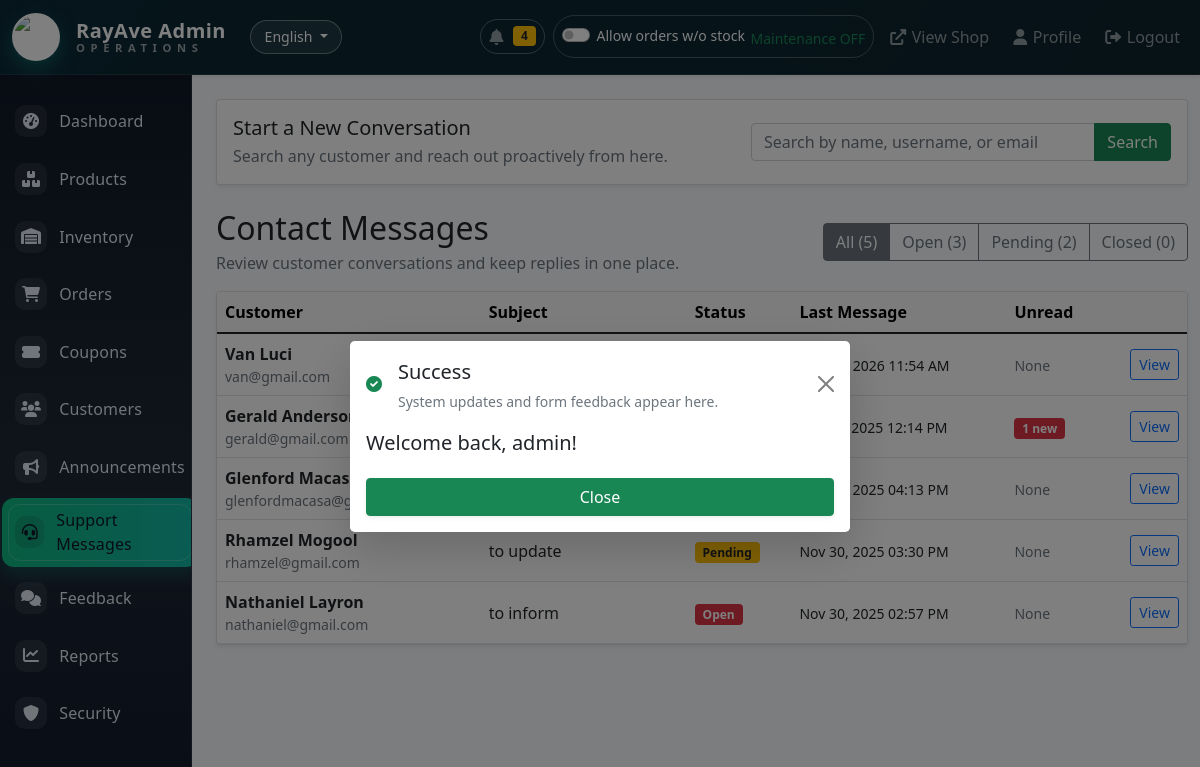
Screenshot of /admin/contact-messages.php (signed in) with the database file from the repository.
### tables this page shows
CREATE TABLE `shipping_settings` (
  `id` tinyint unsigned NOT NULL,
  `per_km_rate` decimal(10,2) NOT NULL DEFAULT '10.00',
  `per_mile_rate` decimal(10,2) NOT NULL DEFAULT '16.09',
  `base_fee` decimal(10,2) NOT NULL DEFAULT '0.00',
  `minimum_fee` decimal(10,2) NOT NULL DEFAULT '0.00',
  `zone_roxas_fee` decimal(10,2) NOT NULL DEFAULT '0.00',
  `zone_oriental_fee` decimal(10,2) NOT NULL DEFAULT '0.00',
  `zone_out_province_fee` decimal(10,2) NOT NULL DEFAULT '0.00',
  `calculation_unit` enum('km','mile') NOT NULL DEFAULT 'km',
  `google_maps_api_key` varchar(255) DEFAULT NULL,
  `allow_out_of_stock_orders` tinyint(1) NOT NULL DEFAULT '0',
  `updated_by` int unsigned DEFAULT NULL,
  `updated_at` timestamp NULL DEFAULT CURRENT_TIMESTAMP ON UPDATE CURRENT_TIMESTAMP,
  PRIMARY KEY (`id`)
);

CREATE TABLE `contact_threads` (
  `id` int NOT NULL AUTO_INCREMENT,
  `user_id` int DEFAULT NULL,
  `name` varchar(255) NOT NULL,
  `email` varchar(255) NOT NULL,
  `subject` varchar(255) NOT NULL,
  `status` enum('open','pending','closed') NOT NULL DEFAULT 'open',
  `last_message_at` timestamp NULL DEFAULT CURRENT_TIMESTAMP,
  `created_at` timestamp NULL DEFAULT CURRENT_TIMESTAMP,
  `updated_at` timestamp NULL DEFAULT CURRENT_TIMESTAMP ON UPDATE CURRENT_TIMESTAMP,
  PRIMARY KEY (`id`),
  KEY `idx_user` (`user_id`),
  KEY `idx_status` (`status`),
  CONSTRAINT `fk_contact_thread_user` FOREIGN KEY (`user_id`) REFERENCES `users` (`id`) ON DELETE SET NULL
);

### admin/contact-messages.php (the view, shortened to what the rows shown need)
<?php
require_once '../includes/config.php';
require_once '../includes/functions.php';
$statusFilter = $_GET['status'] ?? 'all';
$threads = $statusFilter === 'all' ? getContactThreads() : getContactThreads($statusFilter);
include 'includes/header.php';
?>
<div class="d-flex justify-content-between align-items-center mt-4 mb-3">
    <div>
        <h2 class="mb-1">Contact Messages</h2>
    </div>
</div>
<div class="card shadow-sm">
    <div class="card-body p-0">
        <div class="table-responsive">
            <table class="table align-middle mb-0">
                <thead class="table-light">
                    <tr>
                        <th>Customer</th>
                        <th>Subject</th>
                        <th>Status</th>
                        <th>Last Message</th>
                        <th>Unread</th>
                        <th></th>
                    </tr>
                </thead>
                <tbody>
                    <?php if (empty($threads)): ?>
                        <tr>
                            <td colspan="6" class="text-center py-4 text-muted">
                                No conversations found for this filter.
                            </td>
                        </tr>
                    <?php else: ?>
                        <?php foreach ($threads as $thread): ?>
                            <tr>
                                <td>
                                    <strong><?php echo htmlspecialchars($thread['name']); ?></strong>
                                    <div class="small text-muted"><?php echo htmlspecialchars($thread['email']); ?></div>
                                </td>
                                <td><?php echo htmlspecialchars($thread['subject']); ?></td>
                                <td>
                                    <span
                                        class="badge bg-<?php
                                        echo $thread['status'] === 'open' ? 'danger' : ($thread['status'] === 'pending' ? 'warning text-dark' : 'success'); ?>">
                                        <?php echo ucfirst($thread['status']); ?>
                                    </span>
                                </td>
                                <td>
                                    <small><?php echo $thread['last_message_at'] ? date('M d, Y h:i A', strtotime($thread['last_message_at'])) : '—'; ?></small>
                                </td>
                                <td>
                                    <?php if ((int) $thread['unread_for_admin'] > 0): ?>
                                        <span class="badge bg-danger"><?php echo (int) $thread['unread_for_admin']; ?> new</span>
                                    <?php else: ?>
                                        <span class="text-muted small">None</span>
                                    <?php endif; ?>
                                </td>
                                <td class="text-end">
                                    <a href="contact-message-view.php?id=<?php echo $thread['id']; ?>"
                                        class="btn btn-outline-primary btn-sm">
                                        View
                                    </a>
                                </td>
                            </tr>
                        <?php endforeach; ?>
                    <?php endif; ?>
                </tbody>
            </table>
        </div>
    </div>
</div>
<?php include 'includes/footer.php'; ?>

### admin/includes/header.php (shortened to what the rows shown need)
<?php
$allowOutOfStockOrders = isOutOfStockOrderingEnabled();
?>
<!DOCTYPE html>
<html lang="<?php echo htmlspecialchars(getCurrentLanguage()); ?>">
<head>
    <link href="https://cdn.jsdelivr.net/npm/bootstrap@5.1.3/dist/css/bootstrap.min.css" rel="stylesheet">
    <link rel="stylesheet" href="https://cdnjs.cloudflare.com/ajax/libs/font-awesome/6.0.0/css/all.min.css">
    <link href="https://cdn.jsdelivr.net/npm/bootstrap@5.1.3/dist/css/bootstrap.min.css" rel="stylesheet">
</head>
<body>
    <nav class="navbar navbar-expand-lg navbar-dark admin-navbar sticky-top shadow-sm">
        <div class="container-fluid">
            <div class="collapse navbar-collapse" id="adminTopNav">
                <div class="navbar-nav ms-auto align-items-lg-center gap-lg-2">
                    <form method="POST" action="toggle-ordering-mode.php" class="nav-link nav-pill text-white-50 p-2"
                        style="border: 1px solid rgba(255,255,255,0.25); border-radius: 999px;"
                        data-ordering-override-form>
                        <div class="form-check form-switch text-white mb-0 small">
                            <input class="form-check-input" type="checkbox" role="switch"
                                id="allowOutOfStockSwitch"
                                <?php echo !$allowOutOfStockOrders ? 'checked' : ''; ?>
                                data-ordering-override-toggle>
                            <label class="form-check-label" for="allowOutOfStockSwitch">
                                <span class="d-none d-lg-inline"><?php echo $allowOutOfStockOrders ? 'Allow orders w/o stock' : 'Disallow Orders w/o stock'; ?></span>
                            </label>
                        </div>
                    </form>
                </div>
            </div>
        </div>
    </nav>
    <div class="container-fluid admin-shell">
        <div class="row">
            <main class="col-md-9 ms-sm-auto col-lg-10 px-md-4">

### rows the page displays
contact_threads: name "Van Luci", email "van@gmail.com", last_message_at "Mar 26, 2026 11:54 AM", shows "None"
contact_threads: name "Gerald Anderson", email "gerald@gmail.com", last_message_at "Dec 07, 2025 12:14 PM", unread_for_admin "1"
contact_threads: name "Glenford Macasa", email "glenfordmacasa@gmail.com", last_message_at "Nov 30, 2025 04:13 PM", shows "None"
contact_threads: name "Rhamzel Mogool", email "rhamzel@gmail.com", subject "to update", status "Pending", last_message_at "Nov 30, 2025 03:30 PM", shows "None"
contact_threads: name "Nathaniel Layron", email "nathaniel@gmail.com", subject "to inform", status "Open", last_message_at "Nov 30, 2025 02:57 PM", shows "None"

### other values shown
currentLanguageLabel() "English"
$adminUnreadNotifications "4"
$_SESSION['success'] "Welcome back, admin!"
$statusCounts['all'] "5"
$statusCounts['open'] "3"
$statusCounts['pending'] "2"
$statusCounts['closed'] "0"
